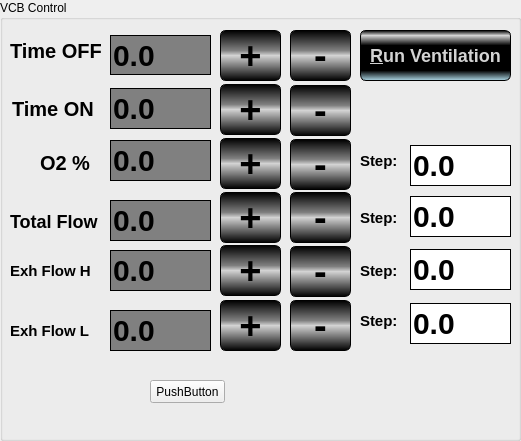
  <widget class="QGroupBox" name="groupBox_4" >
   <property name="geometry" >
    <rect>
     <x>240</x>
     <y>0</y>
     <width>521</width>
     <height>441</height>
    </rect>
   </property>
   <property name="title" >
    <string>VCB Control</string>
   </property>
   <widget class="QLabel" name="label_16" >
    <property name="geometry" >
     <rect>
      <x>10</x>
      <y>40</y>
      <width>94</width>
      <height>22</height>
     </rect>
    </property>
    <property name="styleSheet" >
     <string>QLabel&#xd;
 {&#xd;
   border-width: 1px;  &#xd;
   border-color: black;&#xd;
   font: bold 20px;&#xd;
 }&#xd;
</string>
    </property>
    <property name="text" >
     <string>Time OFF</string>
    </property>
   </widget>
   <widget class="QLabel" name="label_17" >
    <property name="geometry" >
     <rect>
      <x>-60</x>
      <y>10</y>
      <width>71</width>
      <height>21</height>
     </rect>
    </property>
    <property name="text" >
     <string>Total Flow:</string>
    </property>
   </widget>
   <widget class="QLineEdit" name="IDC_TotalFlowResult" >
    <property name="geometry" >
     <rect>
      <x>110</x>
      <y>200</y>
      <width>101</width>
      <height>41</height>
     </rect>
    </property>
    <property name="styleSheet" >
     <string>QLineEdit&#xd;
 {&#xd;
   background-color: gray;&#xd;
   border-style: outset;&#xd;
   border-width: 1px;  &#xd;
   border-color: black;&#xd;
   font: bold 30px;&#xd;
   color:  RGB(0, 255, 0);&#xd;
 }&#xd;
</string>
    </property>
    <property name="text" >
     <string>0.0</string>
    </property>
   </widget>
   <widget class="QLabel" name="label_18" >
    <property name="geometry" >
     <rect>
      <x>12</x>
      <y>98</y>
      <width>90</width>
      <height>22</height>
     </rect>
    </property>
    <property name="styleSheet" >
     <string>QLabel&#xd;
 {&#xd;
   border-width: 1px;  &#xd;
   border-color: black;&#xd;
   font: bold 20px;&#xd;
 }&#xd;
</string>
    </property>
    <property name="text" >
     <string>Time ON</string>
    </property>
   </widget>
   <widget class="QLineEdit" name="IDC_ExhalFlow" >
    <property name="geometry" >
     <rect>
      <x>110</x>
      <y>250</y>
      <width>101</width>
      <height>41</height>
     </rect>
    </property>
    <property name="styleSheet" >
     <string>QLineEdit&#xd;
 {&#xd;
   background-color: gray;&#xd;
   border-style: outset;&#xd;
   border-width: 1px;  &#xd;
   border-color: black;&#xd;
   font: bold 30px;&#xd;
   color:  RGB(0, 255, 0);&#xd;
 }&#xd;
</string>
    </property>
    <property name="text" >
     <string>0.0</string>
    </property>
   </widget>
   <widget class="QLineEdit" name="IDC_O2Percents" >
    <property name="geometry" >
     <rect>
      <x>110</x>
      <y>140</y>
      <width>101</width>
      <height>41</height>
     </rect>
    </property>
    <property name="styleSheet" >
     <string>QLineEdit&#xd;
 {&#xd;
   background-color: gray;&#xd;
   border-style: outset;&#xd;
   border-width: 1px;  &#xd;
   border-color: black;&#xd;
   font: bold 30px;&#xd;
   color:  RGB(0, 255, 0);&#xd;
 }&#xd;
</string>
    </property>
    <property name="text" >
     <string>0.0</string>
    </property>
   </widget>
   <widget class="QLineEdit" name="IDC_TimeOff" >
    <property name="geometry" >
     <rect>
      <x>110</x>
      <y>88</y>
      <width>101</width>
      <height>41</height>
     </rect>
    </property>
    <property name="styleSheet" >
     <string>QLineEdit&#xd;
 {&#xd;
   background-color: gray;&#xd;
   border-style: outset;&#xd;
   border-width: 1px;  &#xd;
   border-color: black;&#xd;
   font: bold 30px;&#xd;
   color:  RGB(0, 255, 0);&#xd;
 }&#xd;
</string>
    </property>
    <property name="text" >
     <string>0.0</string>
    </property>
   </widget>
   <widget class="QLineEdit" name="IDC_TimeON" >
    <property name="geometry" >
     <rect>
      <x>110</x>
      <y>35</y>
      <width>101</width>
      <height>40</height>
     </rect>
    </property>
    <property name="styleSheet" >
     <string>QLineEdit&#xd;
 {&#xd;
   background-color: gray;&#xd;
   border-style: outset;&#xd;
   border-width: 1px;  &#xd;
   border-color: black;&#xd;
   font: bold 30px;&#xd;
   color:  RGB(0, 255, 0);&#xd;
 }&#xd;
</string>
    </property>
    <property name="text" >
     <string>0.0</string>
    </property>
   </widget>
   <widget class="QLineEdit" name="IDC_ExhalFlow2" >
    <property name="geometry" >
     <rect>
      <x>110</x>
      <y>310</y>
      <width>101</width>
      <height>41</height>
     </rect>
    </property>
    <property name="styleSheet" >
     <string>QLineEdit&#xd;
 {&#xd;
   background-color: gray;&#xd;
   border-style: outset;&#xd;
   border-width: 1px;  &#xd;
   border-color: black;&#xd;
   font: bold 30px;&#xd;
   color:  RGB(0, 255, 0);&#xd;
 }&#xd;
</string>
    </property>
    <property name="text" >
     <string>0.0</string>
    </property>
   </widget>
   <widget class="QLabel" name="label_19" >
    <property name="geometry" >
     <rect>
      <x>40</x>
      <y>150</y>
      <width>61</width>
      <height>26</height>
     </rect>
    </property>
    <property name="styleSheet" >
     <string>QLabel
 {
   border-width: 1px;  
   border-color: black;
   font: bold 20px;
 }
</string>
    </property>
    <property name="text" >
     <string>O2 %</string>
    </property>
   </widget>
   <widget class="QLabel" name="label_20" >
    <property name="geometry" >
     <rect>
      <x>10</x>
      <y>210</y>
      <width>94</width>
      <height>22</height>
     </rect>
    </property>
    <property name="styleSheet" >
     <string>QLabel
 {
   border-width: 1px;  
   border-color: black;
   font: bold 18px;
 }
</string>
    </property>
    <property name="text" >
     <string>Total Flow</string>
    </property>
   </widget>
   <widget class="QLabel" name="label_21" >
    <property name="geometry" >
     <rect>
      <x>10</x>
      <y>260</y>
      <width>94</width>
      <height>22</height>
     </rect>
    </property>
    <property name="styleSheet" >
     <string>QLabel
 {
   border-width: 1px;  
   border-color: black;
   font: bold 15px;
 }
</string>
    </property>
    <property name="text" >
     <string>Exh Flow H</string>
    </property>
   </widget>
   <widget class="QLabel" name="label_22" >
    <property name="geometry" >
     <rect>
      <x>10</x>
      <y>320</y>
      <width>94</width>
      <height>22</height>
     </rect>
    </property>
    <property name="styleSheet" >
     <string>QLabel&#xd;
 {&#xd;
   border-width: 1px;  &#xd;
   border-color: black;&#xd;
   font: bold 15px;&#xd;
 }&#xd;
</string>
    </property>
    <property name="text" >
     <string>Exh Flow L</string>
    </property>
   </widget>
   <widget class="QPushButton" name="IDC_TimeONPlus" >
    <property name="geometry" >
     <rect>
      <x>220</x>
      <y>30</y>
      <width>61</width>
      <height>51</height>
     </rect>
    </property>
    <property name="styleSheet" >
     <string>QPushButton &#xd;
{&#xd;
  color: black;&#xd;
&#xd;
  background-color: qlineargradient(x1:0, y1:0, x2:0, y2:1, stop: 0 black, stop: 0.4 gray, stop: 0.5 lightgray, stop: 1.0 black);&#xd;
  border: 1px solid black;&#xd;
  border-radius: 6px;&#xd;
  font: bold 38px;  &#xd;
}&#xd;
&#xd;
QPushButton:hover &#xd;
{  &#xd;
  background-color: qlineargradient(x1:0, y1:0, x2:0, y2:1, stop: 0 black, stop: 0.5 darkgray, stop: 1.0 black);&#xd;
  border: 1px solid red;&#xd;
}&#xd;
&#xd;
QPushButton:pressed &#xd;
{&#xd;
  background-color: qlineargradient(x1:0, y1:0, x2:0, y2:1, stop: 0 black, stop: 0.5 RGB(255, 255, 255), stop: 1.0 black);&#xd;
}</string>
    </property>
    <property name="text" >
     <string>+</string>
    </property>
   </widget>
   <widget class="QPushButton" name="IDC_TimeONMinus" >
    <property name="geometry" >
     <rect>
      <x>290</x>
      <y>30</y>
      <width>61</width>
      <height>51</height>
     </rect>
    </property>
    <property name="styleSheet" >
     <string>QPushButton &#xd;
{&#xd;
  color: black;&#xd;
&#xd;
  background-color: qlineargradient(x1:0, y1:0, x2:0, y2:1, stop: 0 black, stop: 0.4 gray, stop: 0.5 lightgray, stop: 1.0 black);&#xd;
  border: 1px solid black;&#xd;
  border-radius: 6px;&#xd;
  font: bold 38px;  &#xd;
}&#xd;
&#xd;
QPushButton:hover &#xd;
{  &#xd;
  background-color: qlineargradient(x1:0, y1:0, x2:0, y2:1, stop: 0 black, stop: 0.5 darkgray, stop: 1.0 black);&#xd;
  border: 1px solid red;&#xd;
}&#xd;
&#xd;
QPushButton:pressed &#xd;
{&#xd;
  background-color: qlineargradient(x1:0, y1:0, x2:0, y2:1, stop: 0 black, stop: 0.5 RGB(255, 255, 255), stop: 1.0 black);&#xd;
}</string>
    </property>
    <property name="text" >
     <string>-</string>
    </property>
   </widget>
   <widget class="QPushButton" name="IDC_TimeOFFPlus" >
    <property name="geometry" >
     <rect>
      <x>220</x>
      <y>84</y>
      <width>61</width>
      <height>51</height>
     </rect>
    </property>
    <property name="styleSheet" >
     <string>QPushButton &#xd;
{&#xd;
  color: black;&#xd;
&#xd;
  background-color: qlineargradient(x1:0, y1:0, x2:0, y2:1, stop: 0 black, stop: 0.4 gray, stop: 0.5 lightgray, stop: 1.0 black);&#xd;
  border: 1px solid black;&#xd;
  border-radius: 6px;&#xd;
  font: bold 38px;  &#xd;
}&#xd;
&#xd;
QPushButton:hover &#xd;
{  &#xd;
  background-color: qlineargradient(x1:0, y1:0, x2:0, y2:1, stop: 0 black, stop: 0.5 darkgray, stop: 1.0 black);&#xd;
  border: 1px solid red;&#xd;
}&#xd;
&#xd;
QPushButton:pressed &#xd;
{&#xd;
  background-color: qlineargradient(x1:0, y1:0, x2:0, y2:1, stop: 0 black, stop: 0.5 RGB(255, 255, 255), stop: 1.0 black);&#xd;
}</string>
    </property>
    <property name="text" >
     <string>+</string>
    </property>
   </widget>
   <widget class="QPushButton" name="IDC_TimeOFFMinus" >
    <property name="geometry" >
     <rect>
      <x>290</x>
      <y>85</y>
      <width>61</width>
      <height>51</height>
     </rect>
    </property>
    <property name="styleSheet" >
     <string>QPushButton &#xd;
{&#xd;
  color: black;&#xd;
&#xd;
  background-color: qlineargradient(x1:0, y1:0, x2:0, y2:1, stop: 0 black, stop: 0.4 gray, stop: 0.5 lightgray, stop: 1.0 black);&#xd;
  border: 1px solid black;&#xd;
  border-radius: 6px;&#xd;
  font: bold 38px;  &#xd;
}&#xd;
&#xd;
QPushButton:hover &#xd;
{  &#xd;
  background-color: qlineargradient(x1:0, y1:0, x2:0, y2:1, stop: 0 black, stop: 0.5 darkgray, stop: 1.0 black);&#xd;
  border: 1px solid red;&#xd;
}&#xd;
&#xd;
QPushButton:pressed &#xd;
{&#xd;
  background-color: qlineargradient(x1:0, y1:0, x2:0, y2:1, stop: 0 black, stop: 0.5 RGB(255, 255, 255), stop: 1.0 black);&#xd;
}</string>
    </property>
    <property name="text" >
     <string>-</string>
    </property>
   </widget>
   <widget class="QPushButton" name="IDC_TotalFlowMinus" >
    <property name="geometry" >
     <rect>
      <x>290</x>
      <y>192</y>
      <width>61</width>
      <height>51</height>
     </rect>
    </property>
    <property name="styleSheet" >
     <string>QPushButton &#xd;
{&#xd;
  color: black;&#xd;
&#xd;
  background-color: qlineargradient(x1:0, y1:0, x2:0, y2:1, stop: 0 black, stop: 0.4 gray, stop: 0.5 lightgray, stop: 1.0 black);&#xd;
  border: 1px solid black;&#xd;
  border-radius: 6px;&#xd;
  font: bold 38px;  &#xd;
}&#xd;
&#xd;
QPushButton:hover &#xd;
{  &#xd;
  background-color: qlineargradient(x1:0, y1:0, x2:0, y2:1, stop: 0 black, stop: 0.5 darkgray, stop: 1.0 black);&#xd;
  border: 1px solid red;&#xd;
}&#xd;
&#xd;
QPushButton:pressed &#xd;
{&#xd;
  background-color: qlineargradient(x1:0, y1:0, x2:0, y2:1, stop: 0 black, stop: 0.5 RGB(255, 255, 255), stop: 1.0 black);&#xd;
}</string>
    </property>
    <property name="text" >
     <string>-</string>
    </property>
   </widget>
   <widget class="QPushButton" name="IDC_TotalFlowPlus" >
    <property name="geometry" >
     <rect>
      <x>220</x>
      <y>192</y>
      <width>61</width>
      <height>51</height>
     </rect>
    </property>
    <property name="styleSheet" >
     <string>QPushButton &#xd;
{&#xd;
  color: black;&#xd;
&#xd;
  background-color: qlineargradient(x1:0, y1:0, x2:0, y2:1, stop: 0 black, stop: 0.4 gray, stop: 0.5 lightgray, stop: 1.0 black);&#xd;
  border: 1px solid black;&#xd;
  border-radius: 6px;&#xd;
  font: bold 38px;  &#xd;
}&#xd;
&#xd;
QPushButton:hover &#xd;
{  &#xd;
  background-color: qlineargradient(x1:0, y1:0, x2:0, y2:1, stop: 0 black, stop: 0.5 darkgray, stop: 1.0 black);&#xd;
  border: 1px solid red;&#xd;
}&#xd;
&#xd;
QPushButton:pressed &#xd;
{&#xd;
  background-color: qlineargradient(x1:0, y1:0, x2:0, y2:1, stop: 0 black, stop: 0.5 RGB(255, 255, 255), stop: 1.0 black);&#xd;
}</string>
    </property>
    <property name="text" >
     <string>+</string>
    </property>
   </widget>
   <widget class="QPushButton" name="IDC_ExhFlowMinus" >
    <property name="geometry" >
     <rect>
      <x>290</x>
      <y>246</y>
      <width>61</width>
      <height>51</height>
     </rect>
    </property>
    <property name="styleSheet" >
     <string>QPushButton &#xd;
{&#xd;
  color: black;&#xd;
&#xd;
  background-color: qlineargradient(x1:0, y1:0, x2:0, y2:1, stop: 0 black, stop: 0.4 gray, stop: 0.5 lightgray, stop: 1.0 black);&#xd;
  border: 1px solid black;&#xd;
  border-radius: 6px;&#xd;
  font: bold 38px;  &#xd;
}&#xd;
&#xd;
QPushButton:hover &#xd;
{  &#xd;
  background-color: qlineargradient(x1:0, y1:0, x2:0, y2:1, stop: 0 black, stop: 0.5 darkgray, stop: 1.0 black);&#xd;
  border: 1px solid red;&#xd;
}&#xd;
&#xd;
QPushButton:pressed &#xd;
{&#xd;
  background-color: qlineargradient(x1:0, y1:0, x2:0, y2:1, stop: 0 black, stop: 0.5 RGB(255, 255, 255), stop: 1.0 black);&#xd;
}</string>
    </property>
    <property name="text" >
     <string>-</string>
    </property>
   </widget>
   <widget class="QPushButton" name="IDC_ExhFlowPlus" >
    <property name="geometry" >
     <rect>
      <x>220</x>
      <y>245</y>
      <width>61</width>
      <height>51</height>
     </rect>
    </property>
    <property name="styleSheet" >
     <string>QPushButton &#xd;
{&#xd;
  color: black;&#xd;
&#xd;
  background-color: qlineargradient(x1:0, y1:0, x2:0, y2:1, stop: 0 black, stop: 0.4 gray, stop: 0.5 lightgray, stop: 1.0 black);&#xd;
  border: 1px solid black;&#xd;
  border-radius: 6px;&#xd;
  font: bold 38px;  &#xd;
}&#xd;
&#xd;
QPushButton:hover &#xd;
{  &#xd;
  background-color: qlineargradient(x1:0, y1:0, x2:0, y2:1, stop: 0 black, stop: 0.5 darkgray, stop: 1.0 black);&#xd;
  border: 1px solid red;&#xd;
}&#xd;
&#xd;
QPushButton:pressed &#xd;
{&#xd;
  background-color: qlineargradient(x1:0, y1:0, x2:0, y2:1, stop: 0 black, stop: 0.5 RGB(255, 255, 255), stop: 1.0 black);&#xd;
}</string>
    </property>
    <property name="text" >
     <string>+</string>
    </property>
   </widget>
   <widget class="QPushButton" name="IDC_ExhFlowMinus2" >
    <property name="geometry" >
     <rect>
      <x>290</x>
      <y>300</y>
      <width>61</width>
      <height>51</height>
     </rect>
    </property>
    <property name="styleSheet" >
     <string>QPushButton &#xd;
{&#xd;
  color: black;&#xd;
&#xd;
  background-color: qlineargradient(x1:0, y1:0, x2:0, y2:1, stop: 0 black, stop: 0.4 gray, stop: 0.5 lightgray, stop: 1.0 black);&#xd;
  border: 1px solid black;&#xd;
  border-radius: 6px;&#xd;
  font: bold 38px;  &#xd;
}&#xd;
&#xd;
QPushButton:hover &#xd;
{  &#xd;
  background-color: qlineargradient(x1:0, y1:0, x2:0, y2:1, stop: 0 black, stop: 0.5 darkgray, stop: 1.0 black);&#xd;
  border: 1px solid red;&#xd;
}&#xd;
&#xd;
QPushButton:pressed &#xd;
{&#xd;
  background-color: qlineargradient(x1:0, y1:0, x2:0, y2:1, stop: 0 black, stop: 0.5 RGB(255, 255, 255), stop: 1.0 black);&#xd;
}</string>
    </property>
    <property name="text" >
     <string>-</string>
    </property>
   </widget>
   <widget class="QPushButton" name="IDC_ExhFlowPlus2" >
    <property name="geometry" >
     <rect>
      <x>220</x>
      <y>300</y>
      <width>61</width>
      <height>51</height>
     </rect>
    </property>
    <property name="styleSheet" >
     <string>QPushButton &#xd;
{&#xd;
  color: black;&#xd;
&#xd;
  background-color: qlineargradient(x1:0, y1:0, x2:0, y2:1, stop: 0 black, stop: 0.4 gray, stop: 0.5 lightgray, stop: 1.0 black);&#xd;
  border: 1px solid black;&#xd;
  border-radius: 6px;&#xd;
  font: bold 38px;  &#xd;
}&#xd;
&#xd;
QPushButton:hover &#xd;
{  &#xd;
  background-color: qlineargradient(x1:0, y1:0, x2:0, y2:1, stop: 0 black, stop: 0.5 darkgray, stop: 1.0 black);&#xd;
  border: 1px solid red;&#xd;
}&#xd;
&#xd;
QPushButton:pressed &#xd;
{&#xd;
  background-color: qlineargradient(x1:0, y1:0, x2:0, y2:1, stop: 0 black, stop: 0.5 RGB(255, 255, 255), stop: 1.0 black);&#xd;
}</string>
    </property>
    <property name="text" >
     <string>+</string>
    </property>
   </widget>
   <widget class="QPushButton" name="IDC_O2PercentPlus" >
    <property name="geometry" >
     <rect>
      <x>220</x>
      <y>138</y>
      <width>61</width>
      <height>51</height>
     </rect>
    </property>
    <property name="styleSheet" >
     <string>QPushButton &#xd;
{&#xd;
  color: black;&#xd;
&#xd;
  background-color: qlineargradient(x1:0, y1:0, x2:0, y2:1, stop: 0 black, stop: 0.4 gray, stop: 0.5 lightgray, stop: 1.0 black);&#xd;
  border: 1px solid black;&#xd;
  border-radius: 6px;&#xd;
  font: bold 38px;  &#xd;
}&#xd;
&#xd;
QPushButton:hover &#xd;
{  &#xd;
  background-color: qlineargradient(x1:0, y1:0, x2:0, y2:1, stop: 0 black, stop: 0.5 darkgray, stop: 1.0 black);&#xd;
  border: 1px solid red;&#xd;
}&#xd;
&#xd;
QPushButton:pressed &#xd;
{&#xd;
  background-color: qlineargradient(x1:0, y1:0, x2:0, y2:1, stop: 0 black, stop: 0.5 RGB(255, 255, 255), stop: 1.0 black);&#xd;
}</string>
    </property>
    <property name="text" >
     <string>+</string>
    </property>
   </widget>
   <widget class="QPushButton" name="IDC_O2PercentMinus" >
    <property name="geometry" >
     <rect>
      <x>290</x>
      <y>139</y>
      <width>61</width>
      <height>51</height>
     </rect>
    </property>
    <property name="styleSheet" >
     <string>QPushButton &#xd;
{&#xd;
  color: black;&#xd;
&#xd;
  background-color: qlineargradient(x1:0, y1:0, x2:0, y2:1, stop: 0 black, stop: 0.4 gray, stop: 0.5 lightgray, stop: 1.0 black);&#xd;
  border: 1px solid black;&#xd;
  border-radius: 6px;&#xd;
  font: bold 38px;  &#xd;
}&#xd;
&#xd;
QPushButton:hover &#xd;
{  &#xd;
  background-color: qlineargradient(x1:0, y1:0, x2:0, y2:1, stop: 0 black, stop: 0.5 darkgray, stop: 1.0 black);&#xd;
  border: 1px solid red;&#xd;
}&#xd;
&#xd;
QPushButton:pressed &#xd;
{&#xd;
  background-color: qlineargradient(x1:0, y1:0, x2:0, y2:1, stop: 0 black, stop: 0.5 RGB(255, 255, 255), stop: 1.0 black);&#xd;
}</string>
    </property>
    <property name="text" >
     <string>-</string>
    </property>
   </widget>
   <widget class="QLineEdit" name="IDC_O2PercentsSteps" >
    <property name="geometry" >
     <rect>
      <x>410</x>
      <y>145</y>
      <width>101</width>
      <height>41</height>
     </rect>
    </property>
    <property name="styleSheet" >
     <string>QLineEdit&#xd;
 {&#xd;
   background-color: white;&#xd;
   border-style: outset;&#xd;
   border-width: 1px;  &#xd;
   border-color: black;&#xd;
   font: bold 30px;&#xd;
 }&#xd;
</string>
    </property>
    <property name="text" >
     <string>0.0</string>
    </property>
   </widget>
   <widget class="QLabel" name="label_23" >
    <property name="geometry" >
     <rect>
      <x>360</x>
      <y>150</y>
      <width>51</width>
      <height>22</height>
     </rect>
    </property>
    <property name="styleSheet" >
     <string>QLabel&#xd;
 {&#xd;
   border-width: 1px;  &#xd;
   border-color: black;&#xd;
   font: bold 15px;&#xd;
 }&#xd;
</string>
    </property>
    <property name="text" >
     <string>Step:</string>
    </property>
   </widget>
   <widget class="QLineEdit" name="IDC_TotalFlowSteps" >
    <property name="geometry" >
     <rect>
      <x>410</x>
      <y>196</y>
      <width>101</width>
      <height>41</height>
     </rect>
    </property>
    <property name="styleSheet" >
     <string>QLineEdit&#xd;
 {&#xd;
   background-color: white;&#xd;
   border-style: outset;&#xd;
   border-width: 1px;  &#xd;
   border-color: black;&#xd;
   font: bold 30px;&#xd;
 }&#xd;
</string>
    </property>
    <property name="text" >
     <string>0.0</string>
    </property>
   </widget>
   <widget class="QLineEdit" name="IDC_ExhFlowSteps" >
    <property name="geometry" >
     <rect>
      <x>410</x>
      <y>249</y>
      <width>101</width>
      <height>41</height>
     </rect>
    </property>
    <property name="styleSheet" >
     <string>QLineEdit&#xd;
 {&#xd;
   background-color: white;&#xd;
   border-style: outset;&#xd;
   border-width: 1px;  &#xd;
   border-color: black;&#xd;
   font: bold 30px;&#xd;
 }&#xd;
</string>
    </property>
    <property name="text" >
     <string>0.0</string>
    </property>
   </widget>
   <widget class="QLineEdit" name="IDC_ExhFlowSteps2" >
    <property name="geometry" >
     <rect>
      <x>410</x>
      <y>303</y>
      <width>101</width>
      <height>41</height>
     </rect>
    </property>
    <property name="styleSheet" >
     <string>QLineEdit&#xd;
 {&#xd;
   background-color: white;&#xd;
   border-style: outset;&#xd;
   border-width: 1px;  &#xd;
   border-color: black;&#xd;
   font: bold 30px;&#xd;
 }&#xd;
</string>
    </property>
    <property name="text" >
     <string>0.0</string>
    </property>
   </widget>
   <widget class="QPushButton" name="IDC_RunVentilation" >
    <property name="geometry" >
     <rect>
      <x>360</x>
      <y>30</y>
      <width>151</width>
      <height>51</height>
     </rect>
    </property>
    <property name="styleSheet" >
     <string>QPushButton 
{
  color: lightgray;

  background-color: qlineargradient(x1:0, y1:0, x2:0, y2:1, stop: 0 black, stop: 0.1 lightgray stop: 0.3 black, stop: 0.8 black, stop: 1.0 lightblue);
  border: 1px solid black;
  border-radius: 6px;
  font: bold 18px;  
}

QPushButton:hover 
{  
   background-color: qlineargradient(x1:0, y1:0, x2:0, y2:1, stop: 0 black, stop: 0.1 lightgray stop: 0.3 black, stop: 0.8 black, stop: 1.0 RGB(105, 230,230));
  border: 1px solid red;
}

QPushButton:pressed 
{
   background-color: qlineargradient(x1:0, y1:0, x2:0, y2:1, stop: 0 black, stop: 0.1 gray stop: 0.3 RGB(0, 0, 0), stop: 0.8 RGB(50, 50,50), stop: 1.0 RGB(105, 230,230));
}</string>
    </property>
    <property name="text" >
     <string>&amp;Run Ventilation</string>
    </property>
   </widget>
   <widget class="QLabel" name="label_25" >
    <property name="geometry" >
     <rect>
      <x>360</x>
      <y>207</y>
      <width>51</width>
      <height>22</height>
     </rect>
    </property>
    <property name="styleSheet" >
     <string>QLabel&#xd;
 {&#xd;
   border-width: 1px;  &#xd;
   border-color: black;&#xd;
   font: bold 15px;&#xd;
 }&#xd;
</string>
    </property>
    <property name="text" >
     <string>Step:</string>
    </property>
   </widget>
   <widget class="QLabel" name="label_26" >
    <property name="geometry" >
     <rect>
      <x>360</x>
      <y>260</y>
      <width>51</width>
      <height>22</height>
     </rect>
    </property>
    <property name="styleSheet" >
     <string>QLabel&#xd;
 {&#xd;
   border-width: 1px;  &#xd;
   border-color: black;&#xd;
   font: bold 15px;&#xd;
 }&#xd;
</string>
    </property>
    <property name="text" >
     <string>Step:</string>
    </property>
   </widget>
   <widget class="QLabel" name="label_27" >
    <property name="geometry" >
     <rect>
      <x>360</x>
      <y>310</y>
      <width>51</width>
      <height>22</height>
     </rect>
    </property>
    <property name="styleSheet" >
     <string>QLabel&#xd;
 {&#xd;
   border-width: 1px;  &#xd;
   border-color: black;&#xd;
   font: bold 15px;&#xd;
 }&#xd;
</string>
    </property>
    <property name="text" >
     <string>Step:</string>
    </property>
   </widget>
   <widget class="QWidget" native="1" name="verticalLayout" >
    <property name="geometry" >
     <rect>
      <x>10</x>
      <y>350</y>
      <width>120</width>
      <height>80</height>
     </rect>
    </property>
   </widget>
   <widget class="QPushButton" name="pushButton" >
    <property name="geometry" >
     <rect>
      <x>150</x>
      <y>380</y>
      <width>75</width>
      <height>23</height>
     </rect>
    </property>
    <property name="text" >
     <string>PushButton</string>
    </property>
   </widget>
  </widget>
